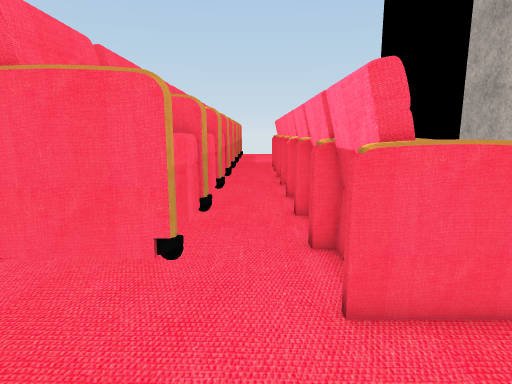
View 1 (above)

21 first-person views from a walk through a Unity game level. The camera is 1.4 m above the floor, tilts 10° down and sees 75° across. The floor is counted in squares, 0.5 m on a side. Each view is taken from the middle of a square. On the plan, view 1 faces up. The plan holds only what a view shows up to about 20 squares ahead; the rest is blank. The place goes on beyond the plan. Some surface patterns are stand-ins.

View 2
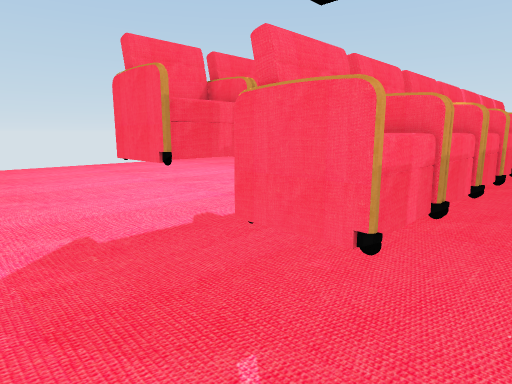

View 3
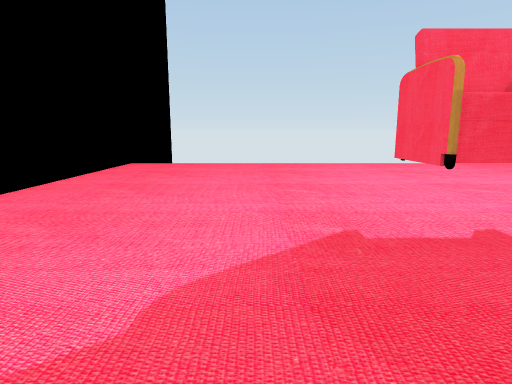

View 4
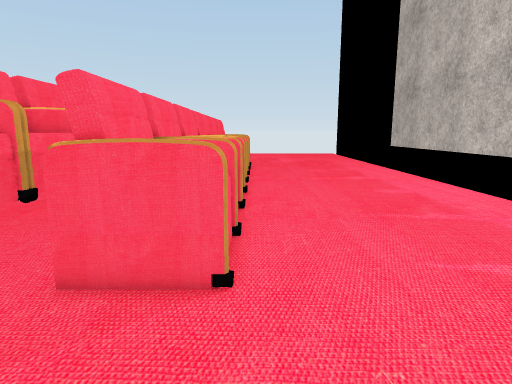

View 5
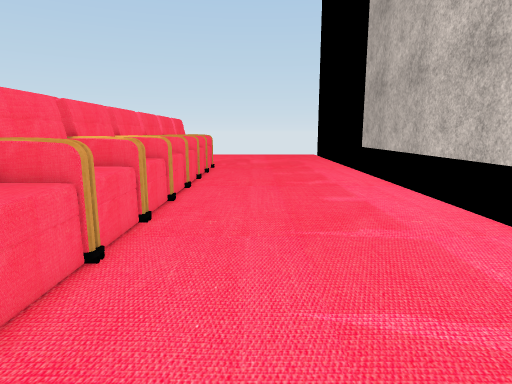

View 6
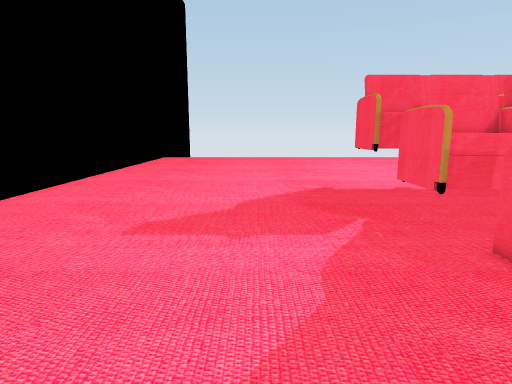

View 7
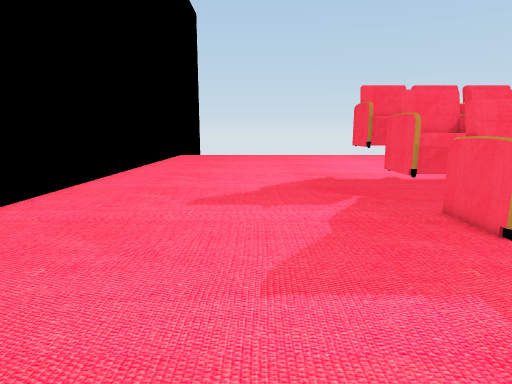

View 8
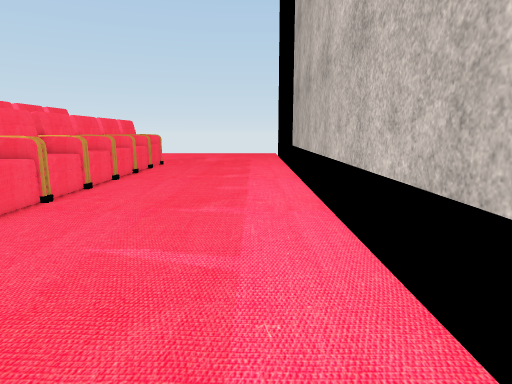

View 9
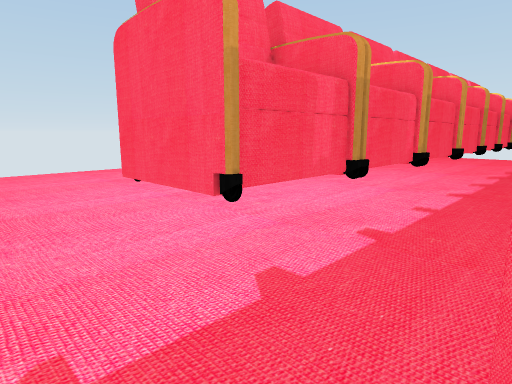

View 10
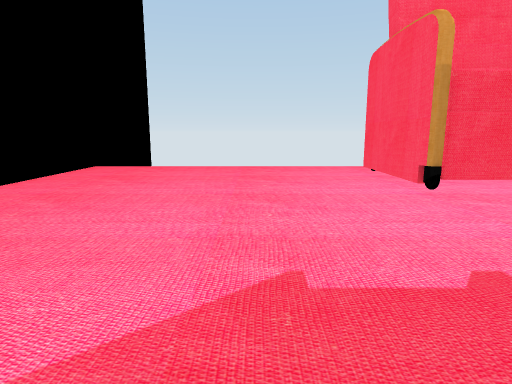

View 11
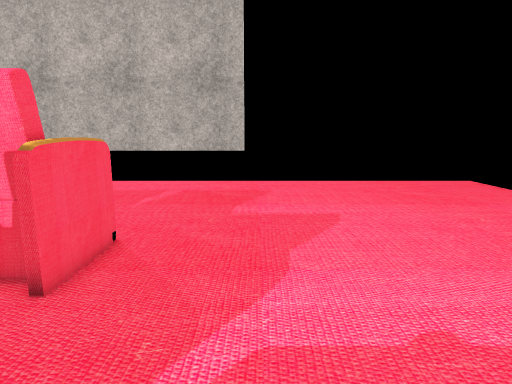

View 12
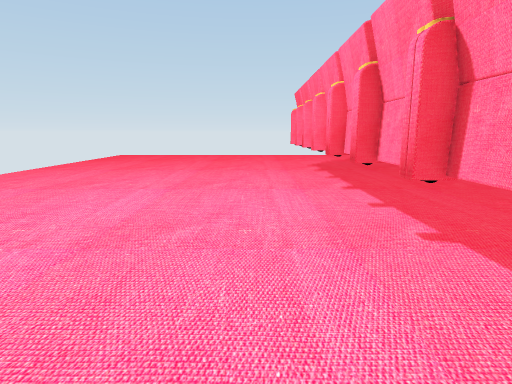

View 13
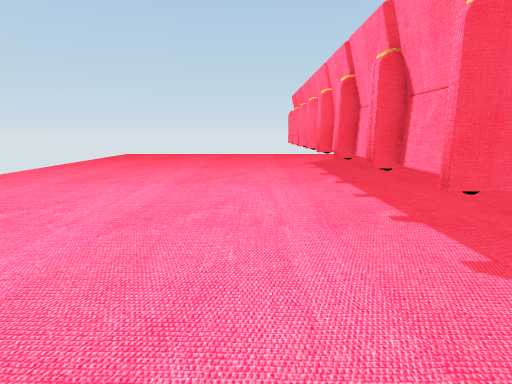

View 14
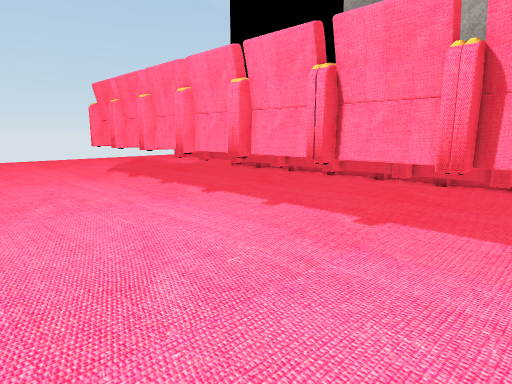

View 15
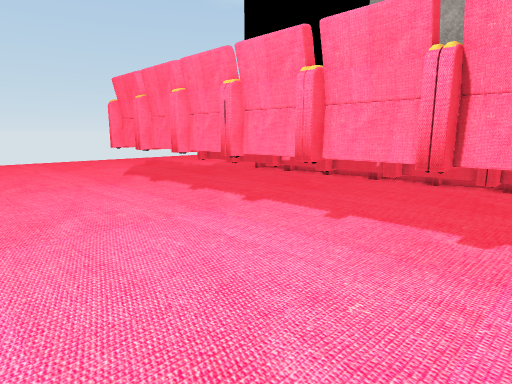

View 16
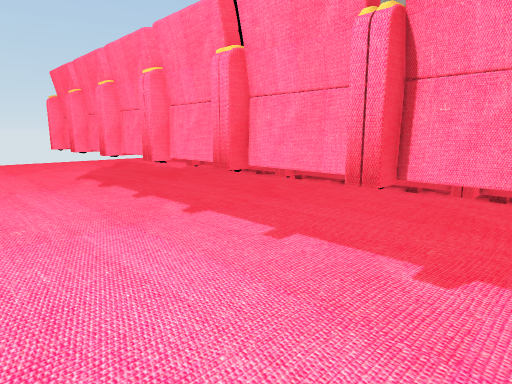

View 17
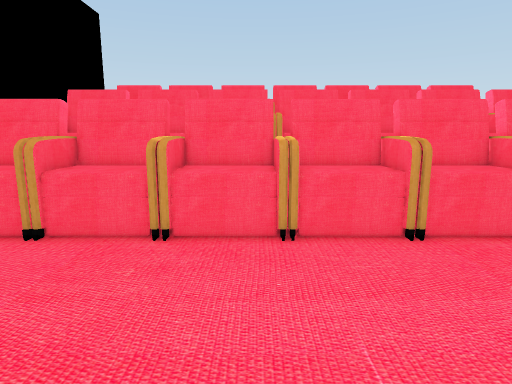

View 18
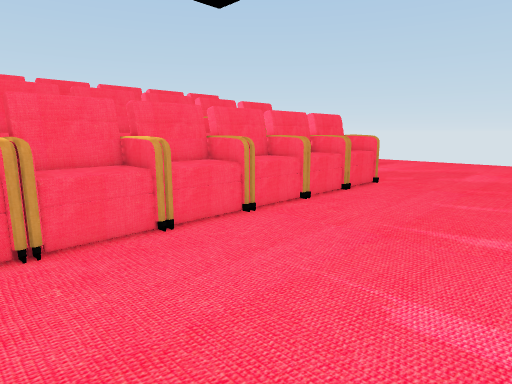

View 19
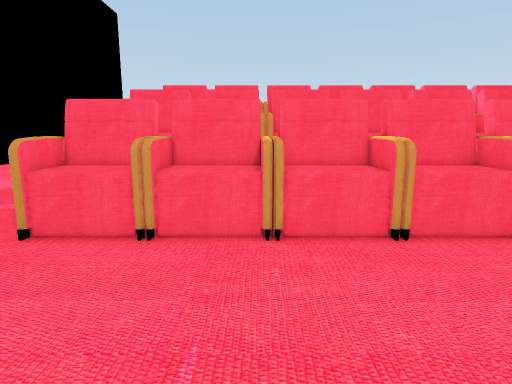

View 20
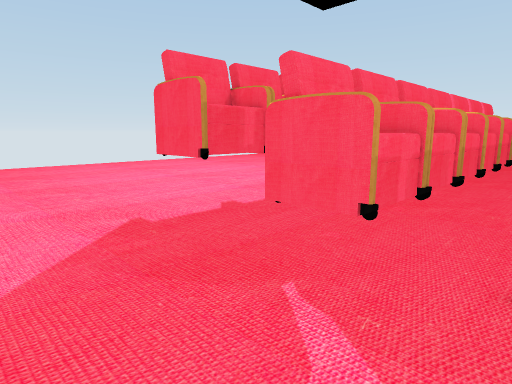

View 21
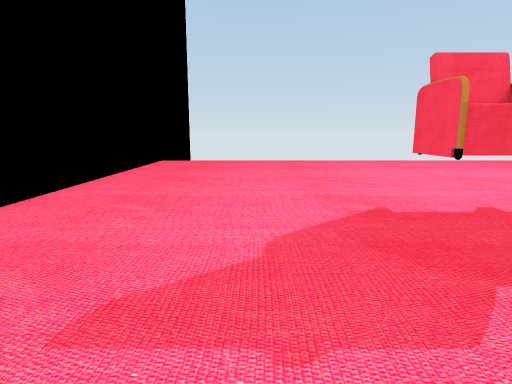

### Floor plan
Key: @ floor where view 1 was taken; # wall or solid block; . floor; O other object.
Columns run from 23 left of view 1 to 16 right of it. Each row starts with its distance up from view 1.
 21 .............OOOO..OOOO..OOO...........#
 20 .............OO O..OO O..OOO...........#
 19 .............OO O..OO O..OOO...........#
 18 .............O OO..OOOO.   O...........#
 17 .............OO O..OO O..OOO...........#
 16 .............OO O..OO O..OOO...........#
 15 .............OO O..OOOO.OOOO...........#
 14 .............OO O..OO O..OOO...........#
 13 .............OO O..OO O..OOO...........#
 12 .............OO O..OO O.OOOO...........#
 11  ............OOOO..OOOO.OOOO...........#
 10 .............OO O..OOOO..OOO...........#
  9 .............OO O..OOOO..OOO...........#
  8 .............OOOO..OOOO.OOOO...........#
  7 .............OO O..OOOO..OOO...........#
  6 .............OO O..OOOO..OOO...........#
  5 .............OOOO..OOOO.OOOO...........#
  4 .......................................#
  3 .......................................#
  2  ......................................#
  1  ......................................
  0  ......................@...............
 -1  ......................................
 -2  ......................................
 -3  ......................................
 -4  ......................................
 -5  ......................................
 -6  ......................................
 -7  ......................................
 -8  ......................................
 -9  ............................  ........
-10  ..........................      ......
-11  .........................        .....

Positions as (right, up) in squares from view 1, and headings:
1: (0, 0), facing up
2: (1, 0), facing up-left
3: (1, 0), facing left
4: (5, -1), facing up
5: (8, 1), facing up
6: (9, -1), facing left
7: (13, -2), facing left
8: (13, -2), facing up
9: (-4, 2), facing up-left
10: (-2, 2), facing left
11: (-4, 1), facing right
12: (-13, 2), facing up
13: (-13, 0), facing up
14: (-18, 6), facing up-right
15: (-18, 9), facing up-right
16: (-15, 9), facing up-right
17: (13, 14), facing left
18: (13, 10), facing up-left
19: (13, 11), facing left
20: (2, -2), facing up-left
21: (4, -2), facing left
